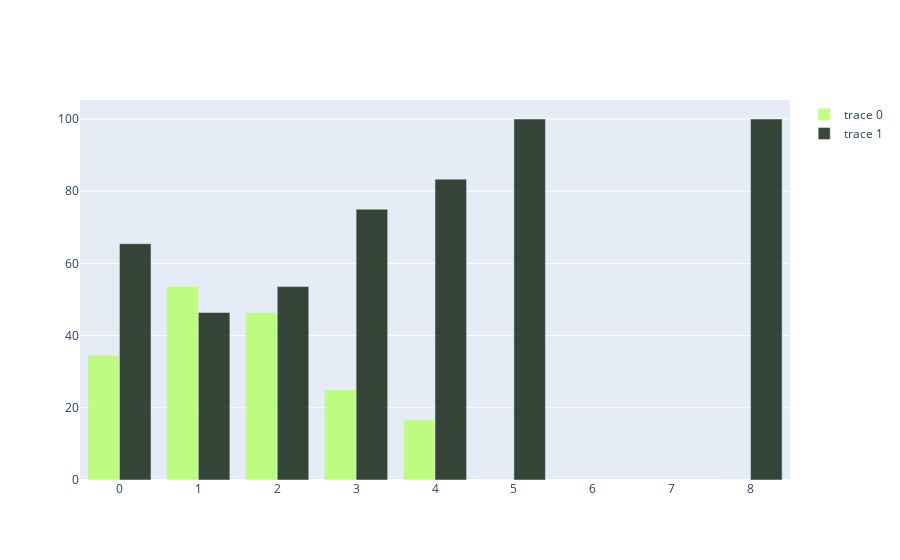

Notebook cell for this chart:
### Code cell
#SibSp kategorik değişkeninin sınıflarına göre ölüm oranlarının görselleştirilmesi
percent_live=[100*(len(train_df[(train_df['SibSp']==i)&(train_df['Survived']==1)]))/len(train_df[train_df['SibSp']==i]) for i in train_df['SibSp'].value_counts().index]
percent_live1=[100*(len(train_df[(train_df['SibSp']==i)&(train_df['Survived']==0)]))/len(train_df[train_df['SibSp']==i]) for i in train_df['SibSp'].value_counts().index]
data=[go.Bar(
    x=train_df['SibSp'].value_counts().index,
    y=percent_live,
    marker=dict(
              color = 'rgba(180, 279, 100, 0.8)'
          ),
),go.Bar(
    x=train_df['SibSp'].value_counts().index,
    y=percent_live1,
    marker=dict(
              color = 'rgba(8, 28, 8, 0.8)'
          ),
)]
#layout=go.Layout(barmode='group')
#fig=dict(data=data,layout=layout)
iplot(data)

### Figure 1 — Plotly figure (JSON) as saved in the notebook; plotly's stock layout.template omitted (floating-point values rounded to 4 significant figures)
{"data": [{"marker": {"color": "rgba(180, 279, 100, 0.8)"}, "x": [0, 1, 2, 4, 3, 8, 5], "y": [34.54, 53.59, 46.43, 16.67, 25, 0, 0], "type": "bar"}, {"marker": {"color": "rgba(8, 28, 8, 0.8)"}, "x": [0, 1, 2, 4, 3, 8, 5], "y": [65.46, 46.41, 53.57, 83.33, 75, 100, 100], "type": "bar"}], "layout": {"xaxis": {"type": "linear", "range": [-0.5, 8.5], "autorange": true}, "yaxis": {"type": "linear", "range": [0, 105.3], "autorange": true}, "autosize": true}}
